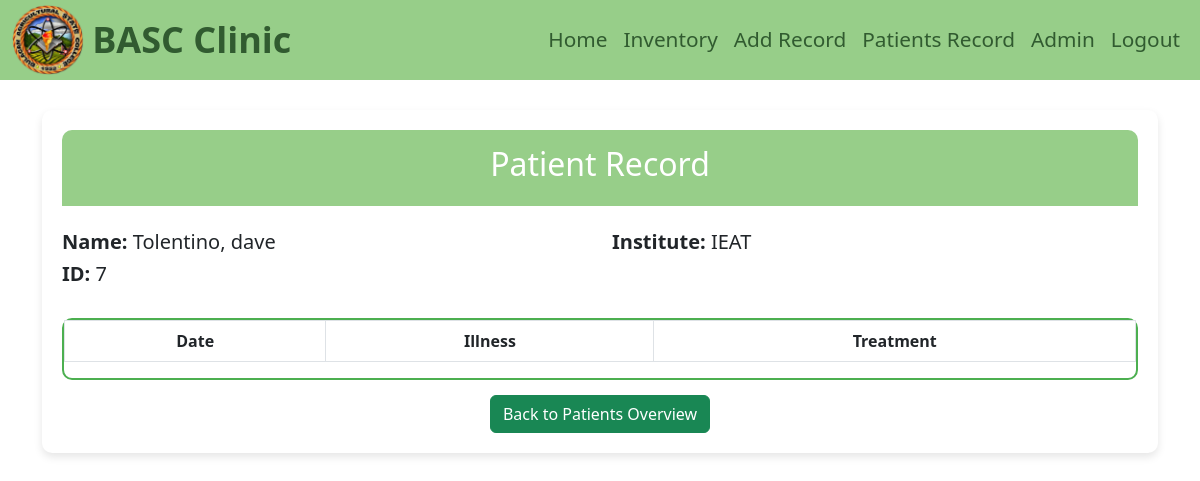
The app's page /pages/admin/view-records.php?id=7 (signed in), older data.
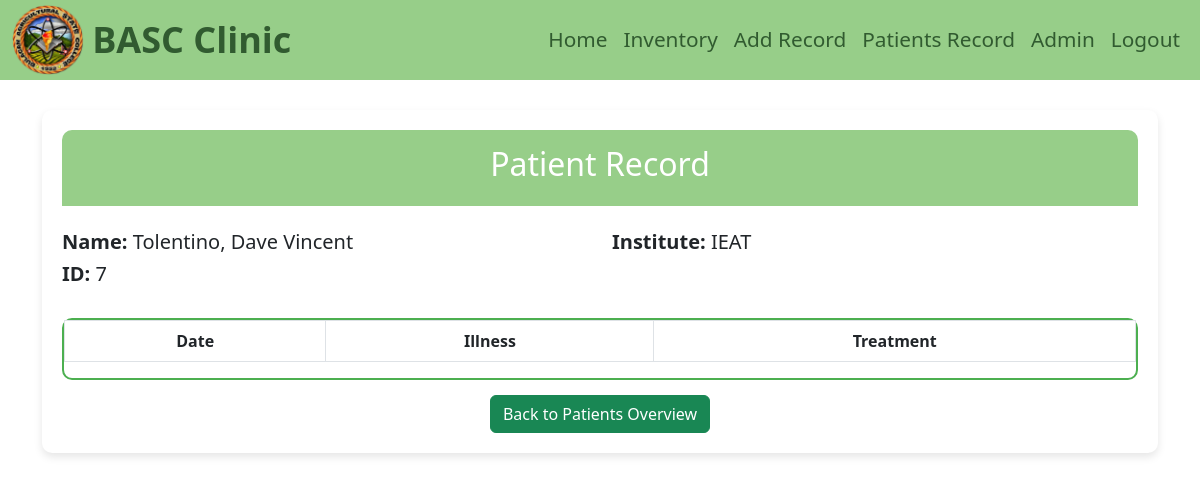
The same page, newer data.
### tables this page shows
CREATE TABLE `users` (
  `userID` int(11) NOT NULL,
  `userStudentID` varchar(100) DEFAULT NULL,
  `userFName` varchar(100) NOT NULL,
  `userMName` varchar(100) NOT NULL,
  `userLName` varchar(100) NOT NULL,
  `userType` int(11) NOT NULL,
  `userEmail` varchar(100) NOT NULL,
  `userPassword` varchar(100) NOT NULL,
  `userBirthday` date NOT NULL,
  `userWorkPosition` varchar(100) DEFAULT NULL,
  `userInstitute` varchar(100) NOT NULL,
  `userSubject` varchar(100) DEFAULT NULL,
  `userBarangay` varchar(100) NOT NULL,
  `userTown` varchar(100) NOT NULL,
  `userCity` varchar(100) NOT NULL,
  `userProvince` varchar(100) NOT NULL,
  `deleted` tinyint(1) DEFAULT 0
);

### pages/admin/view-records.php (the view, shortened to what this page needs)
<?php
require '../../config/dbcon.php';
$patientID = isset($_GET['id']) ? intval($_GET['id']) : 0;
$query = "SELECT * FROM users WHERE userID = ?";
$stmt = $conn->prepare($query);
$stmt->bind_param("i", $patientID);
$stmt->execute();
$result = $stmt->get_result();
if ($result->num_rows > 0) {
    $patient = $result->fetch_assoc();
} else {
    echo "<script>alert('Patient not found.'); window.location.href = 'records.php';</script>";
    exit();
}
?>
<!DOCTYPE html>
<html lang="en">
<head>
    <link href="https://cdn.jsdelivr.net/npm/bootstrap@5.3.0-alpha1/dist/css/bootstrap.min.css" rel="stylesheet">
</head>
<body>
    <?php include 'navbar.php' ?>
    <div class="container">
        <div class="record-container">
            <div class="header text-center">
                <h2>Patient Record</h2>
            </div>
            <div class="row mt-4">
                <div class="col-md-6">
                    <h5><strong>Name:</strong>
                        <span><?php echo $patient['userLName'] . ", " . $patient['userFName']; ?></span>
                    </h5>
                    <h5><strong>ID:</strong>
                        <span><?php echo $patient['userID']; ?></span>
                    </h5>
                </div>
                <div class="col-md-6">
                    <h5><strong>Institute:</strong>
                        <span><?php echo $patient['userInstitute']; ?></span>
                    </h5>
                </div>
            </div>
            <div class="table-container mt-4">
                <table class="table table-bordered">
                    <thead>
                        <tr>
                            <th>Date</th>
                            <th>Illness</th>
                            <th>Treatment</th>
                        </tr>
                    </thead>
                </table>
            </div>
            <div class="text-center back-button">
                <a href="records.php" class="btn btn-success">Back to Patients Overview</a>
            </div>
        </div>
    </div>
</body>
</html>

Row changes from the older to the newer data that the page shows:
changed users "Tolentino": userFName "dave" → "Dave Vincent"
